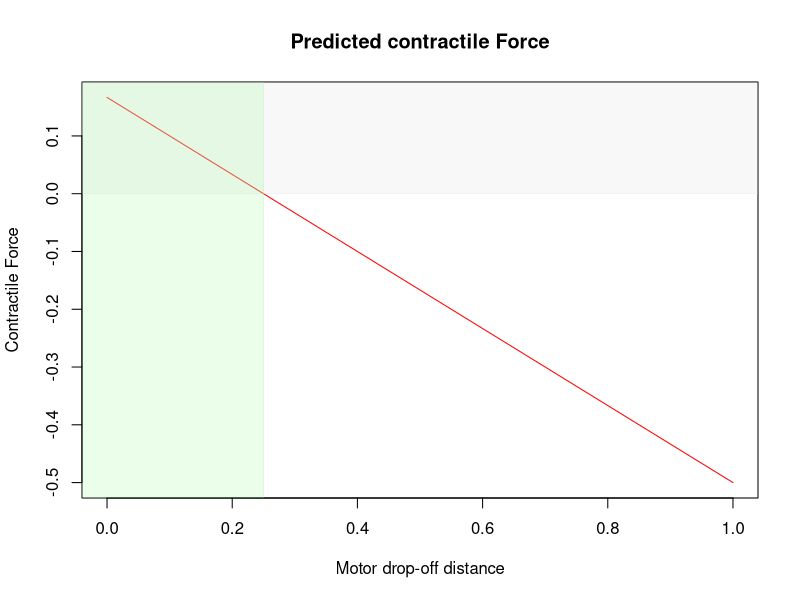

R code for this plot:
pdf("testing123.pdf")
x=seq(0,1,0.01)


y = (-(2/3)*x + (1/6))
#y = (-(2/3)*x + (1/6)) * ((1-x))^2

plot(x,y, type='l', col="red", ylab="Contractile Force", xlab="Motor drop-off distance", main= "Predicted contractile Force")
lim <- par("usr")
rect(lim[1]-1, 0, lim[2]+1, lim[4]+1, border = adjustcolor("gainsboro", alpha.f = 0.20), col = adjustcolor("gainsboro", alpha.f = 0.20))
rect(lim[1]-1, lim[3]-1, 0.25, lim[4]+1, border = adjustcolor("palegreen", alpha.f = 0.20), col = adjustcolor("palegreen", alpha.f = 0.20))
 
dev.off() 






















































































































































































































































































































































































































































































































































































































































































































